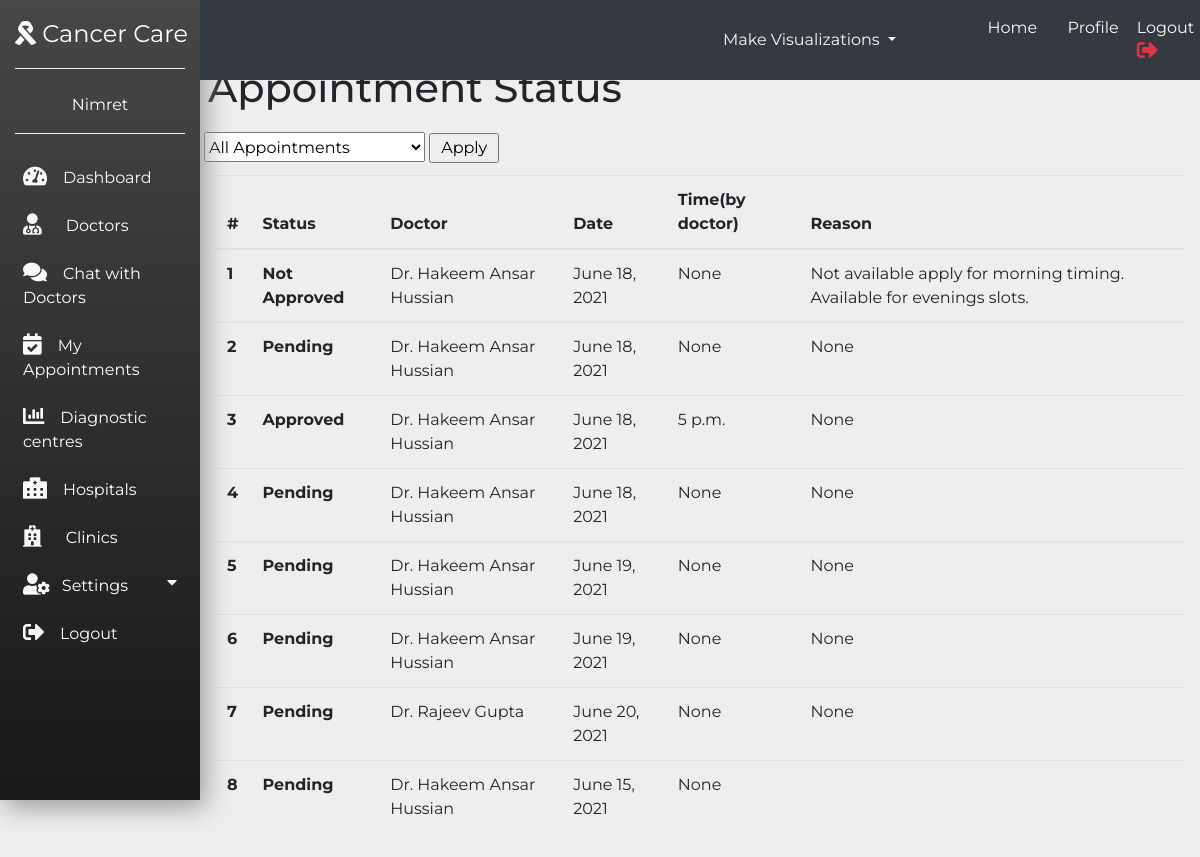
Page /userappointmentstatus/ (signed in) on the earlier database version.
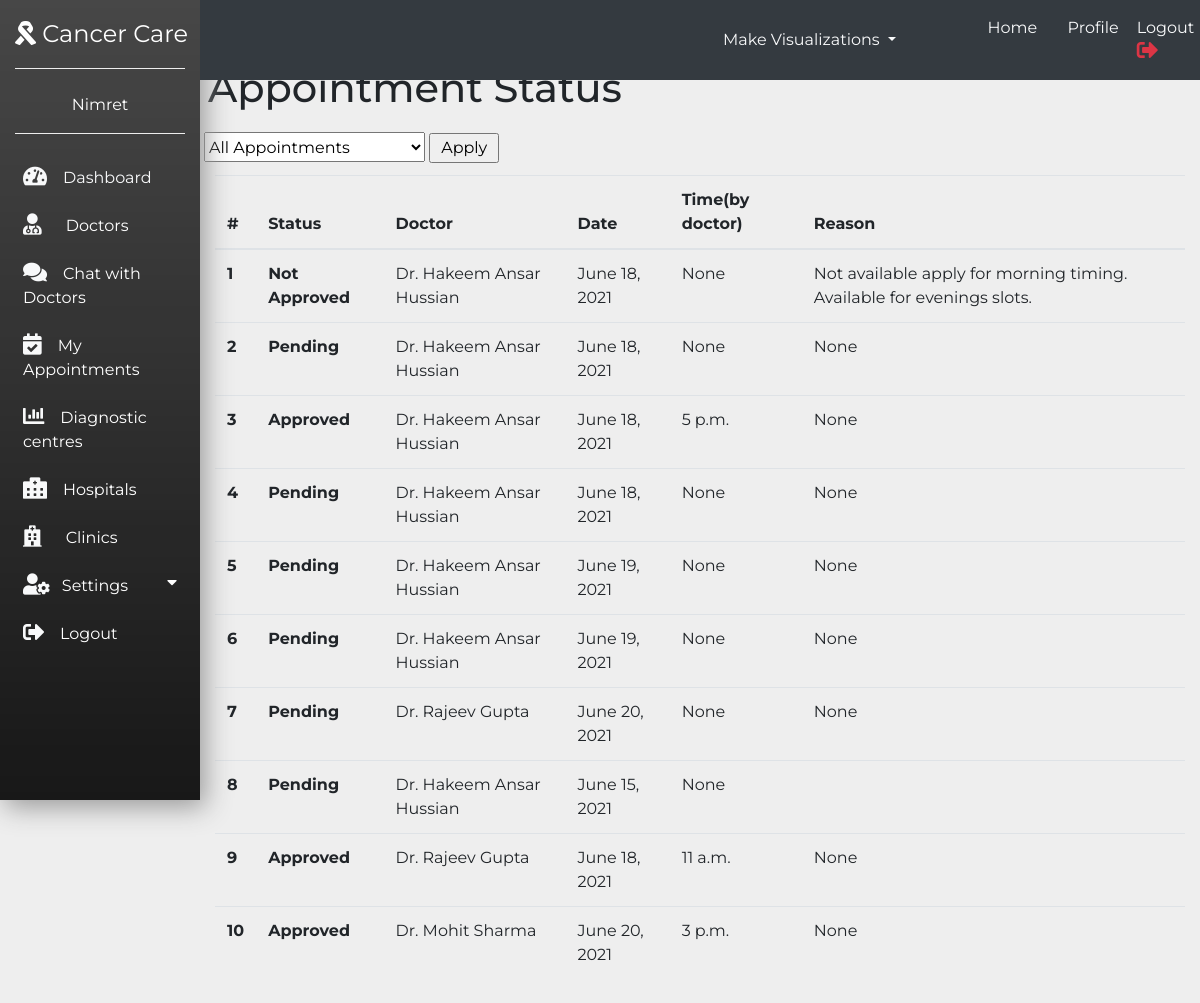
Same page on the later database version.
### myapp/models.py (models this page shows, shortened)
class myappointment(models.Model):
    patient_id = models.ForeignKey(mypatient, on_delete = models.CASCADE)
    doctor_id = models.ForeignKey(mydoctor, on_delete=models.CASCADE)
    app_time = models.TimeField(null=True,blank=True)
    app_applyTime_Date = models.DateTimeField()
    app_date = models.DateField()
    app_timeofday = models.CharField(max_length = 20)
    app_reason = models.TextField(null=True, blank = True)
    app_isactive = models.BooleanField(default=False)
    app_notes = models.TextField(null=True,blank=True)
    Appointment_Status = (
        ('A', 'Approved'),
        ('NA', 'Not Approved'),
        ('P', 'Pending')
    )
    app_status = models.CharField(max_length=2, choices=Appointment_Status,default='P')

class mydoctor(models.Model):
    doc_name = models.CharField(max_length = 30)
    doc_email = models.EmailField(null=True , blank=True)
    doc_contact = models.CharField(max_length = 12, null= True)
    doc_img = models.ImageField(null=True,blank=True)
    doc_experience = models.IntegerField()
    doc_pincode = models.IntegerField()
    doc_city = models.CharField(max_length = 20)
    doc_state = models.CharField(max_length = 20)
    qualification = models.TextField(null=True , blank=True)
    specialization = models.CharField(max_length = 80)
    doc_pass = models.CharField(max_length = 50)
    doc_img = models.ImageField(null=True,blank=True)
    clinic_id = models.ForeignKey(myclinic, on_delete = models.CASCADE,null=True,blank=True)
    hospital_id = models.ForeignKey(myhospital, on_delete = models.CASCADE,null=True,blank=True)
    GENDER_CHOICES = (
        ('M', 'Male'),
        ('F', 'Female'),
    )
    doc_gender = models.CharField(max_length=1, choices=GENDER_CHOICES)

### myapp/views.py (the view, shortened to what this page needs)
# urls.py: path('userappointmentstatus/',views.userappointmentstatus,name="userappointmentstatus"),
def userappointmentstatus(request):
    user = mypatient.objects.get(pat_email = request.session['em'])
    selected_field = 'all_appointments'
    appointments = myappointment.objects.filter(patient_id = user)
    return render(request,'userappointmentstatus.html',{'userappointments':appointments,'selected_field':selected_field} )

### Template/userappointmentstatus.html (shortened to what this page needs)
{% extends 'sidebar.html' %}{% load static %}  {% block content %}
<div class="container">
    <div class="row">
        <div class="col-md-12 p-2">
            <h1> Appointment Status</h1>
        </div>
    </div>
    <div class="row">
        <div class="col-md-8 p-1">
            <form method='POST'>
                <select name="filter" id="filter" required style="height: 30px;">
                {% if selected_field %}
                    {% if selected_field == 'all_appointments' %}
                        <option value="all_appointments" selected>All Appointments</option selected>
                    {% else %}
                    <option value="all_appointments" >All Appointments</option>
                    {% endif %}
                {% endif %}
                </select>
                <input type="submit" value="Apply" style="height: 30px;width: 70px;">
            </form>
        </div>
        <div class="col-md-4 "></div>
    </div>
    <div class="row ">
        <div class="col-md-12 ">
            <table class="table mt-2 ">
                <thead>
                    <tr>
                        <th scope="col">#</th>
                        <th scope="col">Status</th>
                        <th scope="col">Doctor</th>
                        <th scope="col">Date</th>
                        <th scope="col">Time(by doctor)</th>
                        <th scope="col">Reason</th>
                    </tr>
                </thead>
                <tbody>
                    {% for var in userappointments %}
                    <tr>
                        <th scope="row ">{{ forloop.counter}}</th>
                        <th scope="row">
                            {% if var.app_status == 'P'%} Pending {% elif var.app_status == 'A'%} Approved {% else %} Not Approved {% endif %}
                        </th>
                        <td>{{var.doctor_id.doc_name}}</td>
                        <td>{{var.app_date}}</td>
                        <td>{{var.app_time}}</td>
                        <td>{{var.app_reason}}</td>
                    </tr>
                    {% empty %}
                    <tr>
                        <td>No Appointments Found</td>
                    </tr>
                    {% endfor %}
                </tbody>
            </table>
        </div>
    </div>
</div>
{% endblock %}

Differences in the rows shown:
added myappointment: app_status "Approved", doctor_id.doc_name "Dr. Rajeev Gupta", app_date "June 18, 2021", app_time "11 a.m.", app_reason "None"
added myappointment: app_status "Approved", doctor_id.doc_name "Dr. Mohit Sharma", app_date "June 20, 2021", app_time "3 p.m.", app_reason "None"
